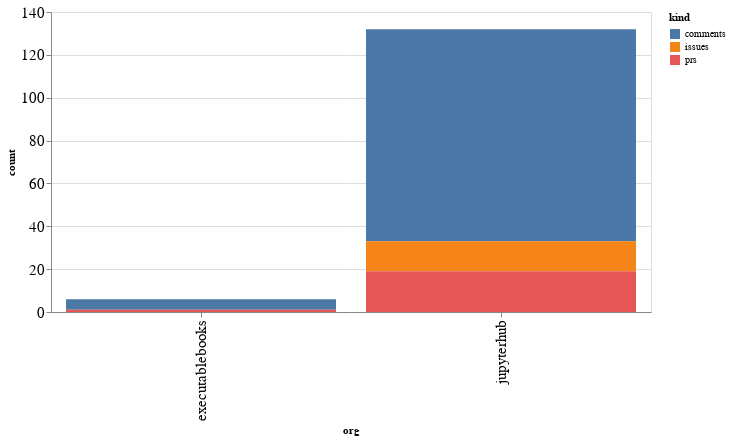

Source (notebook cell):
### Code cell
alt.Chart(org_summaries, width=600).mark_bar().encode(
    x='org',
    y='count',
    color='kind',
    tooltip="org"
)

### Figure 1 — Vega-Lite specification as saved in the notebook (floating-point values rounded to 4 significant figures)
{"config": {"axisLeft": {"labelFontSize": 15}, "axisBottom": {"labelFontSize": 15}}, "data": {"name": "data-ea47d9cea4cfd148e2091d84eddd570f"}, "mark": "bar", "encoding": {"color": {"type": "nominal", "field": "kind"}, "tooltip": {"type": "nominal", "field": "org"}, "x": {"type": "nominal", "field": "org"}, "y": {"type": "quantitative", "field": "count"}}, "width": 600, "$schema": "https://vega.github.io/schema/vega-lite/v4.8.1.json", "datasets": {"data-ea47d9cea4cfd148e2091d84eddd570f": [{"org": "executablebooks", "kind": "comments", "count": 5}, {"org": "executablebooks", "kind": "prs", "count": 1}, {"org": "jupyterhub", "kind": "comments", "count": 99}, {"org": "jupyterhub", "kind": "issues", "count": 14}, {"org": "jupyterhub", "kind": "prs", "count": 19}]}}
